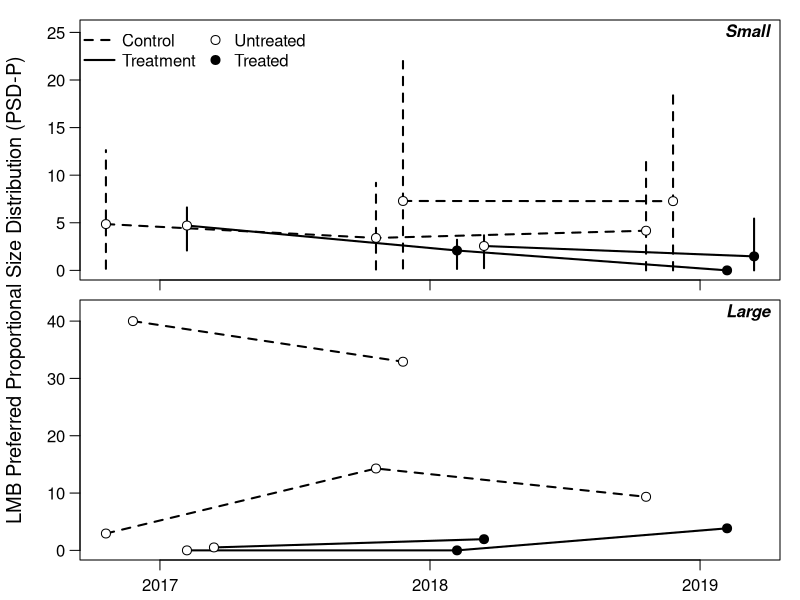

Recreate this plot in R.

dat = read.csv("lmb_output.csv")
dat$new = ifelse(dat$lake %in% c("drummond3", "lm", "promise", "mark"), 1, 0)
dat$drop = ifelse(dat$lake %in% c("lee county lake", "barbour county lake", "washington county lake"), 1, 0)

yvar = "psd_p"

datsub = dat[,c("year", "type", "times_treat", "size_class", "new", "drop", yvar)]

library(dplyr)

plot_dat_sml = datsub %>% filter(size_class == "small") %>%
  group_by(year, type, new, times_treat) %>%
  summarize(
    mn = mean(psd_p, na.rm = T),
    lwr = quantile(psd_p, 0.025, na.rm = T),
    upr = quantile(psd_p, 0.975, na.rm = T)
    ) %>% ungroup
plot_dat_big = datsub %>% filter(size_class == "big") %>%
  group_by(year, type, drop, times_treat) %>%
  summarize(
    mn = mean(psd_p, na.rm = T),
    lwr = quantile(psd_p, 0.025, na.rm = T),
    upr = quantile(psd_p, 0.975, na.rm = T)
    ) %>% ungroup

plot_dat_sml$year = as.numeric(plot_dat_sml$year)
plot_dat_big$year = as.numeric(plot_dat_big$year)

off_c1 = -0.2
off_c2 = off_c1/2
off_t2 = 0.2
off_t1 = off_t2/2
ppi = 600
png("lmb-psd-p.png", h = 7 * ppi, w = 4 * ppi, res = ppi)

# small lakes
par(mfrow = c(2,1), mar = c(0.5,1,0.5,1), oma = c(1.5,3,0.5,0), cex.axis = 1, cex.lab = 1.2, mgp = c(1,0.75,0))
plot(1,1, type = "n", xlim = c(2017,2019) + range(c(off_c1, off_c2, off_t1, off_t2)), ylim = range(plot_dat_sml[,c("lwr", "upr")]) * c(1, 1.15),
     xaxt = "n", las = 1, ylab = "")
usr = par("usr"); xdiff = usr[2] - usr[1]; ydiff = usr[4] - usr[3]
text(x = usr[2] - xdiff * 0, y = usr[4] - ydiff * 0.05, pos = 2, "Small", font = 4)

# controls (not new entries)
ind = c(1,3,7)
lines(mn ~ I(year + off_c1), data = plot_dat_sml[ind,], lwd = 2, lty = 2, type = "l")
with(plot_dat_sml[ind,], segments(I(year + off_c1), lwr, I(year + off_c1), upr, lty = 2, lwd = 2))
points(mn ~ I(year + off_c1), data = plot_dat_sml[ind,], pch = 21, bg = "white", cex = 1.2)

# treats (not new entries)
ind = c(2,6,10)
lines(mn ~ I(year + off_t1), data = plot_dat_sml[ind,], lwd = 2, type = "l")
with(plot_dat_sml[ind,], segments(I(year + off_t1), lwr, I(year + off_t1), upr, lwd = 2))
points(mn ~ I(year + off_t1), data = plot_dat_sml[ind,], pch = 21, bg = c("white", "black", "black"), cex = 1.2)

# controls (new entry 2018)
ind = c(4,8)
lines(mn ~ I(year + off_c2), data = plot_dat_sml[ind,], lwd = 2, lty = 2, type = "l")
with(plot_dat_sml[ind,], segments(I(year + off_c2), lwr, I(year + off_c2), upr, lty = 2, lwd = 2))
points(mn ~ I(year + off_c2), data = plot_dat_sml[ind,], pch = 21, bg = "white", cex = 1.2)

# treats (new entry 2018)
ind = c(5,9)
lines(mn ~ I(year + off_t2), data = plot_dat_sml[ind,], lwd = 2, type = "l")
with(plot_dat_sml[ind,], segments(I(year + off_t2), lwr, I(year + off_t2), upr, lwd = 2))
points(mn ~ I(year + off_t2), data = plot_dat_sml[ind,], pch = 21, bg = c("white", "black"), cex = 1.2)

axis(side = 1, at = 2017:2019, labels = rep("", 3))
legend("topleft", legend = c("Control", "Treatment", "Untreated", "Treated"), ncol = 2,
       pch = c(NA, NA, 21, 21), pt.cex = c(NA, NA, 1.2, 1.2), pt.bg = c(NA, NA, "white", "black"),
       bty = "n", lty = c(2,1,NA,NA), lwd = c(2,2,NA,NA), x.intersp = c(0.5, 0.5, 0.25, 0.25))

# big lakes
plot_dat_big
plot(1,1, type = "n", xlim = c(2017,2019) + range(c(off_c1, off_c2, off_t1, off_t2)), ylim = range(plot_dat_big[,c("lwr", "upr")]) * c(1, 1.05),
     xaxt = "n", las = 1, ylab = "")
usr = par("usr"); xdiff = usr[2] - usr[1]; ydiff = usr[4] - usr[3]
text(x = usr[2] - xdiff * 0, y = usr[4] - ydiff * 0.05, pos = 2, "Large", font = 4)
# controls (not new entries)
ind = c(1,5,9)
lines(mn ~ I(year + off_c1), data = plot_dat_big[ind,], lwd = 2, lty = 2, type = "l")
with(plot_dat_big[ind,], segments(I(year + off_c1), lwr, I(year + off_c1), upr, lty = 2, lwd = 2))
points(mn ~ I(year + off_c1), data = plot_dat_big[ind,], pch = 21, bg = "white", cex = 1.2)

# treats (not new entries)
ind = c(3,7,10)
lines(mn ~ I(year + off_t1), data = plot_dat_big[ind,], lwd = 2, type = "l")
with(plot_dat_big[ind,], segments(I(year + off_t1), lwr, I(year + off_t1), upr, lwd = 2))
points(mn ~ I(year + off_t1), data = plot_dat_big[ind,], pch = 21, bg = c("white", "black", "black"), cex = 1.2)

# controls (new entry 2018)
ind = c(2,6)
lines(mn ~ I(year + off_c2), data = plot_dat_big[ind,], lwd = 2, lty = 2, type = "l")
with(plot_dat_big[ind,], segments(I(year + off_c2), lwr, I(year + off_c2), upr, lty = 2, lwd = 2))
points(mn ~ I(year + off_c2), data = plot_dat_big[ind,], pch = 21, bg = "white", cex = 1.2)

# treats (new entry 2018)
ind = c(4,8)
lines(mn ~ I(year + off_t2), data = plot_dat_big[ind,], lwd = 2, type = "l")
with(plot_dat_big[ind,], segments(I(year + off_t2), lwr, I(year + off_t2), upr, lwd = 2))
points(mn ~ I(year + off_t2), data = plot_dat_big[ind,], pch = 21, bg = c("white", "black"), cex = 1.2)

axis(side = 1, at = 2017:2019, labels = 2017:2019)
mtext(side = 2, outer = T, "LMB Preferred Proportional Size Distribution (PSD-P)", line = 1.75, cex = 1.2) 
dev.off()


